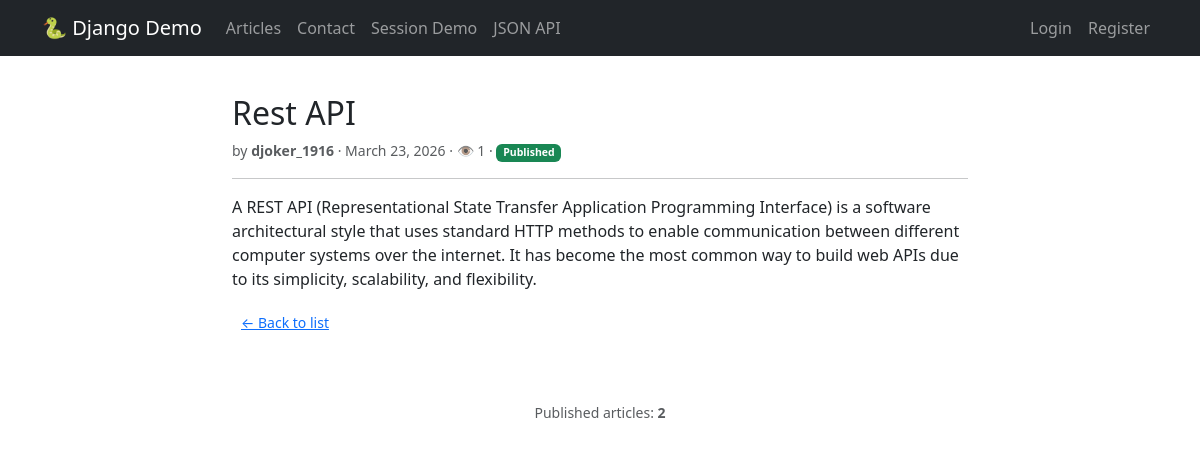
The app's page /articles/3/ with its own data.
### core/models.py (models this page shows, shortened)
class Article(models.Model):
    STATUS_DRAFT = 'draft'
    STATUS_PUBLISHED = 'published'
    STATUS_CHOICES = [
        (STATUS_DRAFT, 'Draft'),
        (STATUS_PUBLISHED, 'Published'),
    ]
    title    = models.CharField(max_length=200)
    body     = models.TextField()
    status   = models.CharField(max_length=20, choices=STATUS_CHOICES, default=STATUS_DRAFT)
    view_count = models.PositiveIntegerField(default=0)
    created_at = models.DateTimeField(auto_now_add=True)  # set on INSERT only
    updated_at = models.DateTimeField(auto_now=True)      # updated on every SAVE
    author   = models.ForeignKey(User,     on_delete=models.CASCADE,  related_name='articles')
    category = models.ForeignKey(Category, on_delete=models.SET_NULL, related_name='articles', null=True, blank=True)
    tags     = models.ManyToManyField(Tag, blank=True, related_name='articles')
    class Meta:
        ordering = ['-created_at']  # newest first
    def increment_views(self):
        self.view_count += 1
        self.save(update_fields=['view_count'])  # efficient: only updates one column

### core/views.py (the view)
# urls.py: path('articles/<int:pk>/',        views.ArticleDetailView.as_view(), name='article_detail'),
class ArticleDetailView(DetailView):
    model               = Article
    template_name       = 'core/article_detail.html'
    context_object_name = 'article'
    def get_object(self, queryset=None):
        obj = super().get_object(queryset)
        obj.increment_views()
        return obj

### core/templatetags/core_tags.py (called while the page is built)
@register.filter(name='status_badge')
def status_badge(status):
    colour = 'success' if status == 'published' else 'secondary'
    return format_html('<span class="badge bg-{}">{}</span>', colour, status.title())

@register.simple_tag
def published_count():
    return Article.objects.filter(status='published').count()

### core/templates/core/article_detail.html (shortened to what this page needs)
{% extends "core/base.html" %}
{% load core_tags %}
{% block content %}
<div class="row justify-content-center">
  <div class="col-md-8">
    <h2>{{ article.title }}</h2>
    <p class="text-muted small">
      by <strong>{{ article.author.username }}</strong>
      · {{ article.created_at|date:"F d, Y" }}
      · 👁 {{ article.view_count }}
      · {{ article.status|status_badge }}
    </p>
    <hr>
    <p>{{ article.body|linebreaks }}</p>
    <a href="{% url 'article_list' %}" class="btn btn-sm btn-link">← Back to list</a>
  </div>
</div>
{% endblock %}

### core/templates/core/base.html (style rules this page uses)
body { padding-top: 70px; }

### records on screen
Article: title "Rest API", author.username "djoker_1916", created_at "March 23, 2026", view_count "1", status|status_badge "Published", body "A REST API (Representational State Transfer Application Programming Interface) is a software architectural style that uses standard HTTP methods to enable communication between different computer systems over the internet. It has become the most common way to build web APIs due to its simplicity, scalability, and flexibility."
